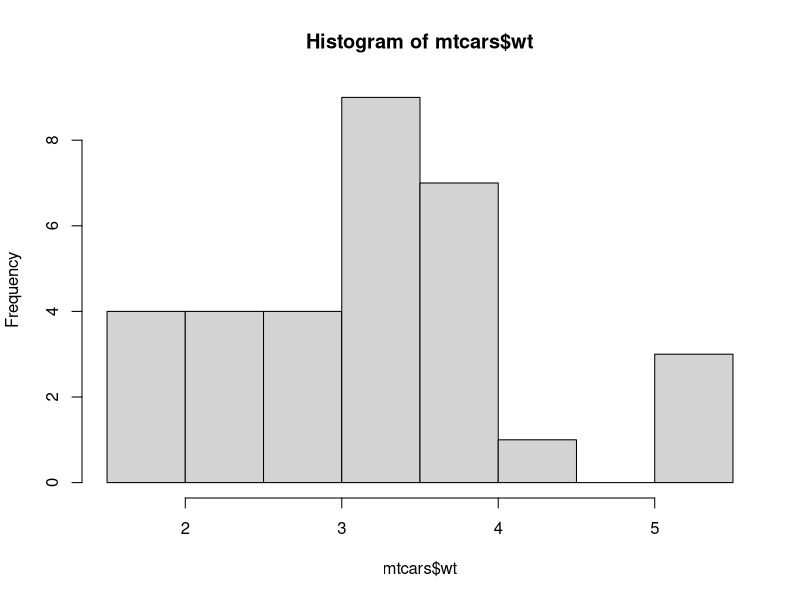

This chart was generated by the following R code: (Note: this script raises an error after producing the figure.)

# Now we are all set to create the report:

# create an histogram and save it as a png file:
png(filename="histogram.png", width = 6, height = 6, units = 'in', res = 300)
hist(mtcars$wt)
dev.off()

# create a new document object
create_docx()

# add the report title and an empty line
docx_add_title()


docx_add_subtitle("narrow table",20)
docx_add_table(tbl = mtcars)

docx_page_break()

# add the histogram with an apropriate title
docx_add_title("Histogram - portrait")
docx_add_image("histogram.png")

# set the orientation to lndscape
docx_start_landscape()
